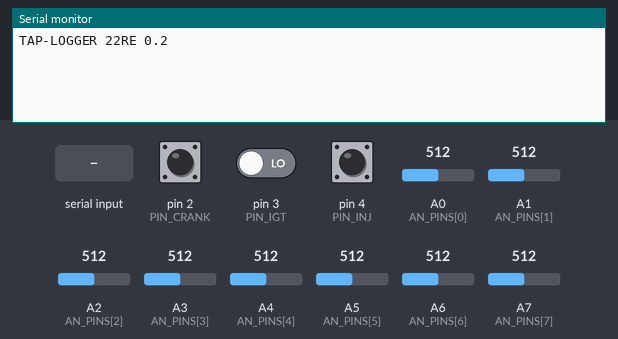
A sketch run on a simulated Arduino Nano, built with avr-gcc and run on an emulated ATmega328P. Shown: the last lines printed to the serial monitor. The test bench sets the inputs (shaded band); at power-on: pin 2 (PIN_CRANK) HIGH, pin 3 (PIN_IGT) LOW, pin 4 (PIN_INJ) HIGH, A0 (AN_PINS[0]) = 512, A1 (AN_PINS[1]) = 512, A2 (AN_PINS[2]) = 512, A3 (AN_PINS[3]) = 512, A4 (AN_PINS[4]) = 512, A5 (AN_PINS[5]) = 512, A6 (AN_PINS[6]) = 512, A7 (AN_PINS[7]) = 512.

Above: at 1.2 s.
1.3 s: "PROBE\n" received over Serial
At 3.5 s:
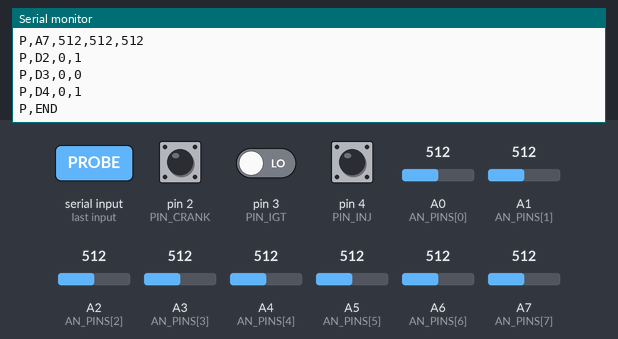
3.8 s: "GO\n" received over Serial
At 4.3 s:
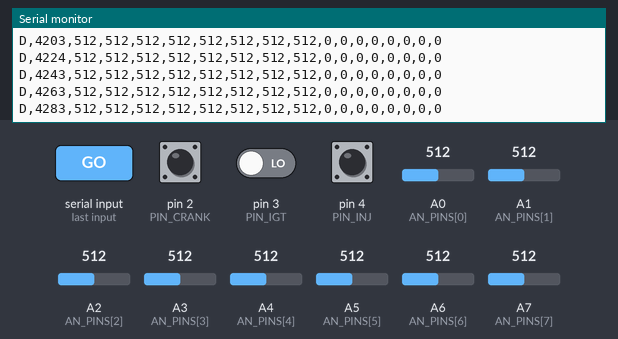
5.3 s: "STOP\n" received over Serial
At 6.5 s:
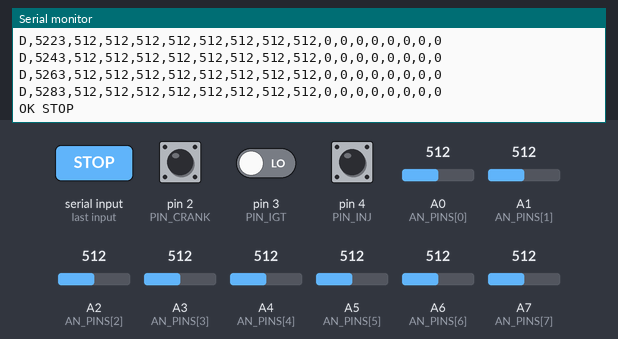
6.8 s: "SIM \n" received over Serial
At 7.6 s:
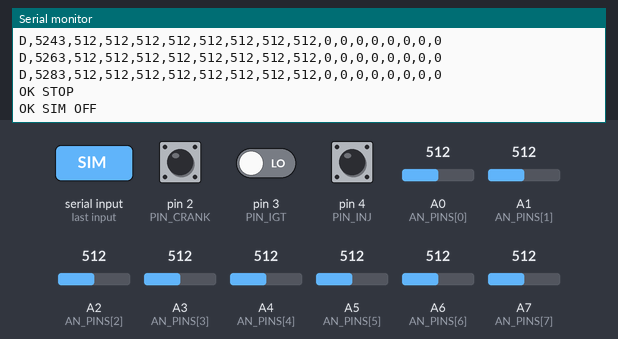
8.3 s: "RATE \n" received over Serial
At 8.8 s:
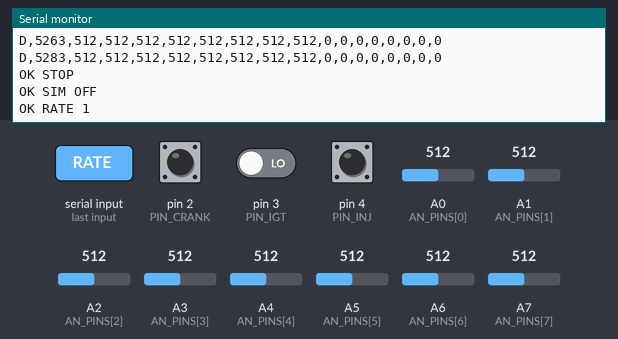
9.8 s: "0\n" received over Serial
At 11.1 s:
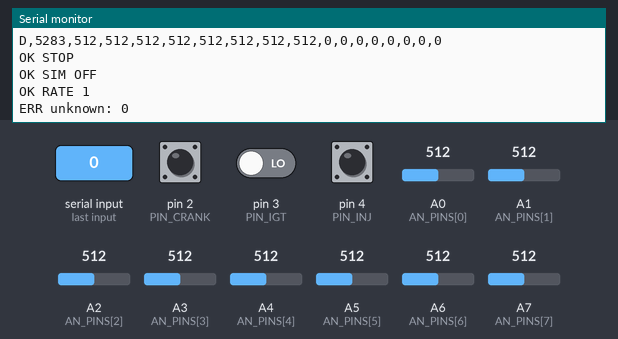

The sketch:

logger22re.ino
```cpp
// toyota-tap-logger, 22R-E firmware: passive signal logger for a Toyota 22R-E engine.
//
// READ ONLY. No pin that connects to the car is ever set as an output.
// The only outputs are the bench simulator pins D9-D11, and they stay
// high-impedance (INPUT) unless a SIM command turns the simulator on.
//
// Serial: 115200 8N1. Commands (one per line):
//   ID            print firmware id
//   PROBE         1 second of min/max/avg on every analog pin + edge counts
//   GO            start streaming data frames (prints an H header line first)
//   STOP          stop streaming
//   RATE <hz>     frame rate, 1-100 (default 50)
//   SIM <rpm>     bench only: drive fake crank/IGT/injector on D9/D10/D11
//   SIM 0         simulator off, pins back to high-impedance
//
// Frame line (all integers):
//   D,ms,a0..a7,crank_us,igt_us,dwell_us,rise_ac_us,fall_ac_us,spark_crank_us,inj_us,inj_n
//   a0..a7          average raw ADC counts (0-1023) over the frame
//   crank_us        last crank period (one pulse per crank rev), 0 if stalled
//   igt_us          last IGT rise-to-rise period (2 per rev on a 4-cyl), 0 if stalled
//   dwell_us        last IGT high time
//   rise_ac_us      time from the last crank pulse to the last IGT rising edge
//   fall_ac_us      time from the last crank pulse to the last IGT falling edge
//   spark_crank_us  crank period at the moment of that falling edge
//   inj_us          average injector on-time over the frame, inj_n pulses

#include <Arduino.h>

#define FW_ID "TAP-LOGGER 22RE 0.2"

// ---- car inputs ----
const uint8_t PIN_CRANK = 2;  // INT0  crank pickup (hall, active low)
const uint8_t PIN_IGT = 3;    // INT1  ECU IGT output through 10k
const uint8_t PIN_INJ = 4;    // PCINT20  injector low side through divider (low = injecting)

// ---- bench simulator outputs (PORTB). Never wire these to the car. ----
const uint8_t SIM_CRANK = 9;   // PB1
const uint8_t SIM_IGT = 10;    // PB2
const uint8_t SIM_INJ = 11;    // PB3

const uint8_t N_AN = 8;
const uint8_t AN_PINS[N_AN] = {A0, A1, A2, A3, A4, A5, A6, A7};

// ---- edge capture state (written in ISRs) ----
volatile uint32_t crankLast = 0, crankPeriod = 0;
volatile uint16_t crankEdges = 0;

volatile bool igtHigh = false;
volatile uint32_t igtRise = 0, igtLastEdge = 0, igtPeriod = 0, igtDwell = 0;
volatile uint32_t riseAfterCrank = 0, fallAfterCrank = 0, sparkCrankPeriod = 0;
volatile uint16_t igtEdges = 0;

volatile bool injOn = false;
volatile uint32_t injStart = 0, injEnd = 0, injPwSum = 0, injLastEdge = 0;
volatile uint16_t injN = 0, injEdges = 0;

void isrCrank() {
  uint32_t now = micros();
  if (crankLast && now - crankLast < 3000UL) return;  // faster than 20,000 rpm = noise
  if (crankLast) crankPeriod = now - crankLast;
  crankLast = now;
  crankEdges++;
}

void isrIgt() {
  uint32_t now = micros();
  bool level = PIND & (1 << 3);
  igtEdges++;
  if (level && !igtHigh) {
    igtHigh = true;
    if (igtRise) igtPeriod = now - igtRise;
    igtRise = now;
    igtLastEdge = now;
    if (crankLast) riseAfterCrank = now - crankLast;
  } else if (!level && igtHigh) {
    if (now - igtRise < 200UL) return;  // glitch
    igtHigh = false;
    igtDwell = now - igtRise;
    igtLastEdge = now;
    if (crankLast) {
      fallAfterCrank = now - crankLast;
      sparkCrankPeriod = crankPeriod;
    }
  }
}

ISR(PCINT2_vect) {
  uint32_t now = micros();
  bool level = PIND & (1 << 4);
  if (!level && !injOn) {
    if (injEnd && now - injEnd < 500UL) return;  // flyback ringing after close
    injOn = true;
    injStart = now;
    injLastEdge = now;
    injEdges++;
  } else if (level && injOn) {
    if (now - injStart < 200UL) return;
    injOn = false;
    injEnd = now;
    injLastEdge = now;
    injPwSum += now - injStart;
    injN++;
    injEdges++;
  }
}

// ---- bench simulator: Timer2 at 20 kHz (50 us ticks) ----
volatile uint32_t simPeriod = 0, simPhase = 0, simS1 = 0, simS2 = 0, simInj = 0;
const uint32_t SIM_TICK = 50, SIM_DWELL = 3000, SIM_INJ_PW = 2500, SIM_CRANK_W = 1000;

ISR(TIMER2_COMPA_vect) {
  uint32_t p = simPhase + SIM_TICK;
  if (p >= simPeriod) p -= simPeriod;
  simPhase = p;
  uint8_t out = PORTB & ~((1 << 1) | (1 << 2) | (1 << 3));
  if (p >= SIM_CRANK_W) out |= (1 << 1);  // crank: active low pulse at 0 deg
  if ((p + SIM_DWELL >= simS1 && p < simS1) || (p + SIM_DWELL >= simS2 && p < simS2))
    out |= (1 << 2);  // IGT high during dwell, falls at 170 and 350 deg
  if (!(p >= simInj && p < simInj + SIM_INJ_PW)) out |= (1 << 3);  // injector low = on
  PORTB = out;
}

void simStop() {
  TIMSK2 = 0;
  simPeriod = 0;
  pinMode(SIM_CRANK, INPUT);
  pinMode(SIM_IGT, INPUT);
  pinMode(SIM_INJ, INPUT);
}

void simStart(uint32_t rpm) {
  simStop();
  if (rpm < 300 || rpm > 6000) return;
  uint32_t period = 60000000UL / rpm;
  noInterrupts();
  simPeriod = period;
  simPhase = 0;
  simS1 = period / 36UL * 17UL;   // 170 deg
  simS2 = period / 36UL * 35UL;   // 350 deg
  simInj = period / 4UL;          // 90 deg
  interrupts();
  digitalWrite(SIM_CRANK, HIGH);
  digitalWrite(SIM_INJ, HIGH);
  digitalWrite(SIM_IGT, LOW);
  pinMode(SIM_CRANK, OUTPUT);
  pinMode(SIM_IGT, OUTPUT);
  pinMode(SIM_INJ, OUTPUT);
  TCCR2A = (1 << WGM21);  // CTC
  TCCR2B = (1 << CS21);   // /8 -> 2 MHz
  OCR2A = 99;             // 20 kHz
  TCNT2 = 0;
  TIMSK2 = (1 << OCIE2A);
}

// ---- main ----
bool streaming = false;
uint16_t frameMs = 20;
uint32_t frameStart = 0;
uint32_t anSum[N_AN];
uint16_t anCnt[N_AN];
uint8_t anNext = 0;
char cmd[24];
uint8_t cmdLen = 0;

void resetFrame() {
  for (uint8_t i = 0; i < N_AN; i++) { anSum[i] = 0; anCnt[i] = 0; }
}

void sampleOne() {
  anSum[anNext] += analogRead(AN_PINS[anNext]);
  anCnt[anNext]++;
  anNext = (anNext + 1) % N_AN;
}

void printHeader() {
  Serial.println(F("H,ms,a0,a1,a2,a3,a4,a5,a6,a7,crank_us,igt_us,dwell_us,rise_ac_us,fall_ac_us,spark_crank_us,inj_us,inj_n"));
}

void emitFrame(uint32_t nowMs) {
  uint32_t now = micros();
  noInterrupts();
  uint32_t cP = crankPeriod, cL = crankLast;
  uint32_t iP = igtPeriod, iL = igtLastEdge, dw = igtDwell;
  uint32_t rac = riseAfterCrank, fac = fallAfterCrank, scp = sparkCrankPeriod;
  uint32_t pw = injPwSum;
  uint16_t n = injN;
  injPwSum = 0;
  injN = 0;
  interrupts();
  if (!cL || now - cL > 1000000UL) { cP = 0; }
  if (!iL || now - iL > 1000000UL) { iP = 0; dw = 0; rac = 0; fac = 0; scp = 0; }
  Serial.print('D'); Serial.print(','); Serial.print(nowMs);
  for (uint8_t i = 0; i < N_AN; i++) {
    Serial.print(',');
    Serial.print(anCnt[i] ? (anSum[i] + anCnt[i] / 2) / anCnt[i] : 0);
  }
  Serial.print(','); Serial.print(cP);
  Serial.print(','); Serial.print(iP);
  Serial.print(','); Serial.print(dw);
  Serial.print(','); Serial.print(rac);
  Serial.print(','); Serial.print(fac);
  Serial.print(','); Serial.print(scp);
  Serial.print(','); Serial.print(n ? pw / n : 0);
  Serial.print(','); Serial.println(n);
}

void doProbe() {
  uint16_t mn[N_AN], mx[N_AN];
  uint32_t sum[N_AN];
  uint16_t cnt[N_AN];
  for (uint8_t i = 0; i < N_AN; i++) { mn[i] = 1023; mx[i] = 0; sum[i] = 0; cnt[i] = 0; }
  noInterrupts();
  uint16_t c0 = crankEdges, g0 = igtEdges, j0 = injEdges;
  interrupts();
  uint32_t t0 = millis();
  uint8_t ch = 0;
  while (millis() - t0 < 1000) {
    uint16_t v = analogRead(AN_PINS[ch]);
    if (v < mn[ch]) mn[ch] = v;
    if (v > mx[ch]) mx[ch] = v;
    sum[ch] += v;
    cnt[ch]++;
    ch = (ch + 1) % N_AN;
  }
  noInterrupts();
  uint16_t c1 = crankEdges, g1 = igtEdges, j1 = injEdges;
  interrupts();
  for (uint8_t i = 0; i < N_AN; i++) {
    Serial.print(F("P,A")); Serial.print(i);
    Serial.print(','); Serial.print(mn[i]);
    Serial.print(','); Serial.print(mx[i]);
    Serial.print(','); Serial.println(cnt[i] ? sum[i] / cnt[i] : 0);
  }
  Serial.print(F("P,D2,")); Serial.print((uint16_t)(c1 - c0)); Serial.print(','); Serial.println(digitalRead(PIN_CRANK));
  Serial.print(F("P,D3,")); Serial.print((uint16_t)(g1 - g0)); Serial.print(','); Serial.println(digitalRead(PIN_IGT));
  Serial.print(F("P,D4,")); Serial.print((uint16_t)(j1 - j0)); Serial.print(','); Serial.println(digitalRead(PIN_INJ));
  Serial.println(F("P,END"));
}

void handleCommand(char *c) {
  if (!strcmp(c, "ID")) {
    Serial.println(F(FW_ID));
  } else if (!strcmp(c, "PROBE")) {
    bool was = streaming;
    streaming = false;
    doProbe();
    streaming = was;
  } else if (!strcmp(c, "GO")) {
    printHeader();
    resetFrame();
    frameStart = millis();
    streaming = true;
  } else if (!strcmp(c, "STOP")) {
    streaming = false;
    Serial.println(F("OK STOP"));
  } else if (!strncmp(c, "RATE ", 5)) {
    int hz = atoi(c + 5);
    if (hz < 1) hz = 1;
    if (hz > 100) hz = 100;
    frameMs = 1000 / hz;
    Serial.print(F("OK RATE ")); Serial.println(hz);
  } else if (!strncmp(c, "SIM ", 4)) {
    long rpm = atol(c + 4);
    if (rpm == 0) { simStop(); Serial.println(F("OK SIM OFF")); }
    else if (rpm >= 300 && rpm <= 6000) { simStart(rpm); Serial.print(F("OK SIM ")); Serial.println(rpm); }
    else Serial.println(F("ERR SIM range 300-6000"));
  } else if (cmdLen) {
    Serial.print(F("ERR unknown: ")); Serial.println(c);
  }
}

void readCommands() {
  while (Serial.available()) {
    char ch = Serial.read();
    if (ch == '\r') continue;
    if (ch == '\n') {
      cmd[cmdLen] = 0;
      handleCommand(cmd);
      cmdLen = 0;
    } else if (cmdLen < sizeof(cmd) - 1) {
      cmd[cmdLen++] = toupper(ch);
    }
  }
}

void setup() {
  Serial.begin(115200);
  pinMode(PIN_CRANK, INPUT_PULLUP);  // hall sensor is open collector; add 2.2k external pull-up too
  pinMode(PIN_IGT, INPUT);           // external 100k pull-down keeps it defined
  pinMode(PIN_INJ, INPUT);           // external divider keeps it defined
  simStop();
  attachInterrupt(digitalPinToInterrupt(PIN_CRANK), isrCrank, FALLING);
  attachInterrupt(digitalPinToInterrupt(PIN_IGT), isrIgt, CHANGE);
  PCICR |= (1 << PCIE2);
  PCMSK2 |= (1 << PCINT20);
  resetFrame();
  Serial.println(F(FW_ID));
}

void loop() {
  readCommands();
  if (!streaming) return;
  sampleOne();
  uint32_t nowMs = millis();
  if (nowMs - frameStart >= frameMs) {
    frameStart += frameMs;
    if (nowMs - frameStart > 1000) frameStart = nowMs;  // fell behind, resync
    emitFrame(nowMs);
    resetFrame();
  }
}
```

Measured:
- after the input at 1.3 s, the serial monitor: prints a new line after 1.0 s (image 1)
- after the input at 3.8 s, the serial monitor: prints a new line at once (image 2)
- after the input at 6.8 s, the serial monitor: prints a new line at once (image 4)
- after the input at 8.3 s, the serial monitor: prints a new line at once (image 5)
- after the input at 9.8 s, the serial monitor: prints a new line at once (image 6)
